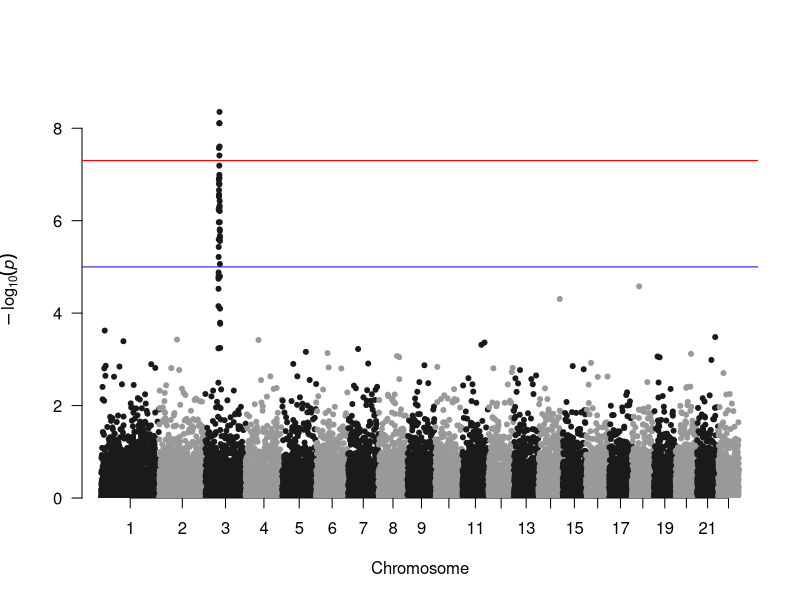
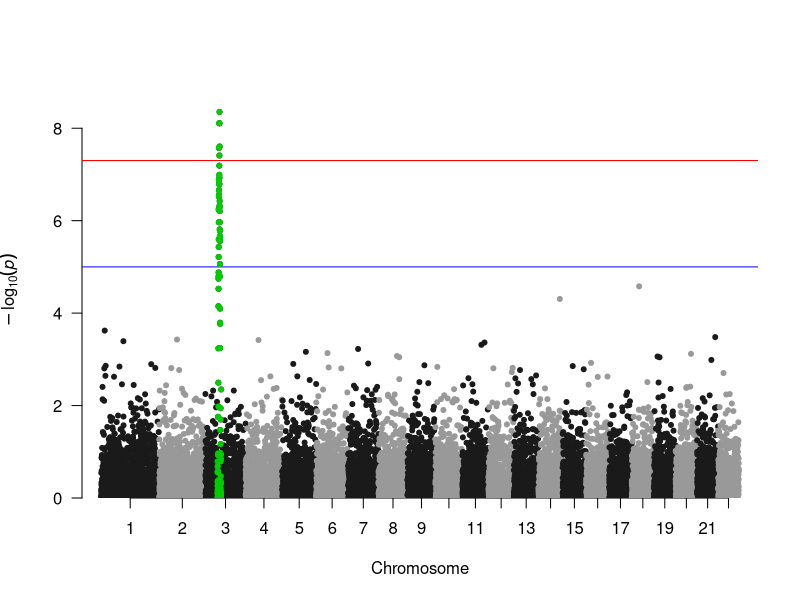
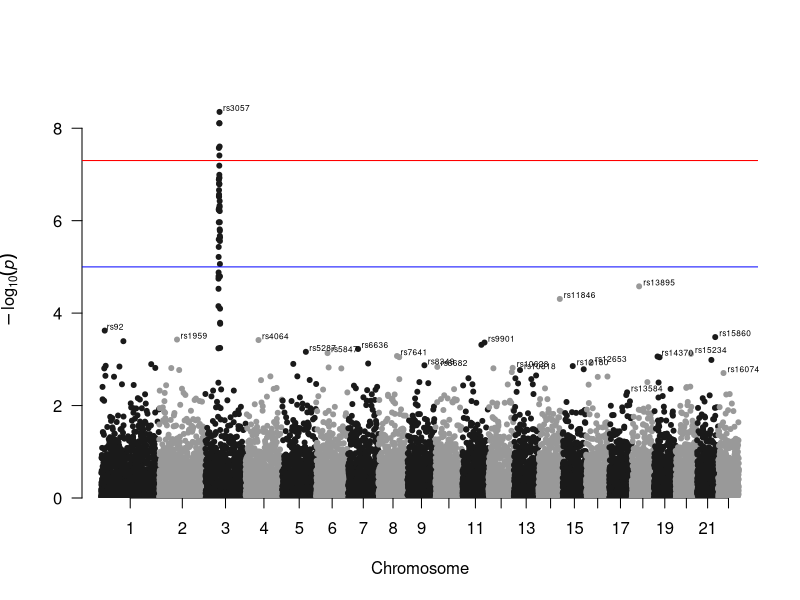

These charts were generated, in order, by the following R code: (Note: this script raises an error after producing the figures.)
# Quick start with the qqman library
install.packages("qqman")

# Load the library
library(qqman)

# Make the Manhattan plot on the gwasResults dataset- Requires 4 columns identified properly CHR, BP, SNP, P
manhattan(gwasResults, chr="CHR", bp="BP", snp="SNP", p="P")

# Highlight a group of SNP on the Manhattan plot- provide this with a list of SNPs of interest with the library
snpsOfInterest

# Highlight them on the plot
manhattan(gwasResults, highlight = snpsOfInterest)

# Annotate these SNPS on the plot
manhattan(gwasResults, annotatePval=0.01)

# Highlight SNPs Let’s suppose the you have a group of SNP that you want to highlight on the plot. This can be done following almost the same procedure. We just need to add them a flag in the dataframe, and use the flag for the color
# List of SNPs to highlight are in the snpsOfInterest object
# We will use ggrepel for the annotation
install.packages("ggrepel")
library(ggrepel)

# Prepare the dataset-- CAUTION: ERROR EXISTS HERE, R DOESNT LIKE % SYMBOLS. NEED TO EDIT.
don <- gwasResults %>% 
  
  # Compute chromosome size
  group_by(CHR) %>% 
  summarise(chr_len=max(BP)) %>% 
  
  # Calculate cumulative position of each chromosome
  mutate(tot=cumsum(chr_len)-chr_len) %>%
  select(-chr_len) %>%
  
  # Add this info to the initial dataset
  left_join(gwasResults, ., by=c("CHR"="CHR")) %>%
  
  # Add a cumulative position of each SNP
  arrange(CHR, BP) %>%
  mutate( BPcum=BP+tot) %>%
  
  # Add highlight and annotation information
  mutate( is_highlight=ifelse(SNP %in% snpsOfInterest, "yes", "no")) %>%
  mutate( is_annotate=ifelse(-log10(P)>4, "yes", "no")) 

# Prepare X axis-- PROBABLY NEED TO EDIT OUT % SYMBOLS HERE
axisdf <- don %>% group_by(CHR) %>% summarize(center=( max(BPcum) + min(BPcum) ) / 2 )

# Make the plot
ggplot(don, aes(x=BPcum, y=-log10(P))) +
  
  # Show all points
  geom_point( aes(color=as.factor(CHR)), alpha=0.8, size=1.3) +
  scale_color_manual(values = rep(c("grey", "skyblue"), 22 )) +
  
  # custom X axis:
  scale_x_continuous( label = axisdf$CHR, breaks= axisdf$center ) +
  scale_y_continuous(expand = c(0, 0) ) +     # remove space between plot area and x axis
  
  # Add highlighted points
  geom_point(data=subset(don, is_highlight=="yes"), color="orange", size=2) +
  
  # Add label using ggrepel to avoid overlapping
  geom_label_repel( data=subset(don, is_annotate=="yes"), aes(label=SNP), size=2) +
  
  # Custom the theme:
  theme_bw() +
  theme( 
    legend.position="none",
    panel.border = element_blank(),
    panel.grid.major.x = element_blank(),
    panel.grid.minor.x = element_blank()
  )
